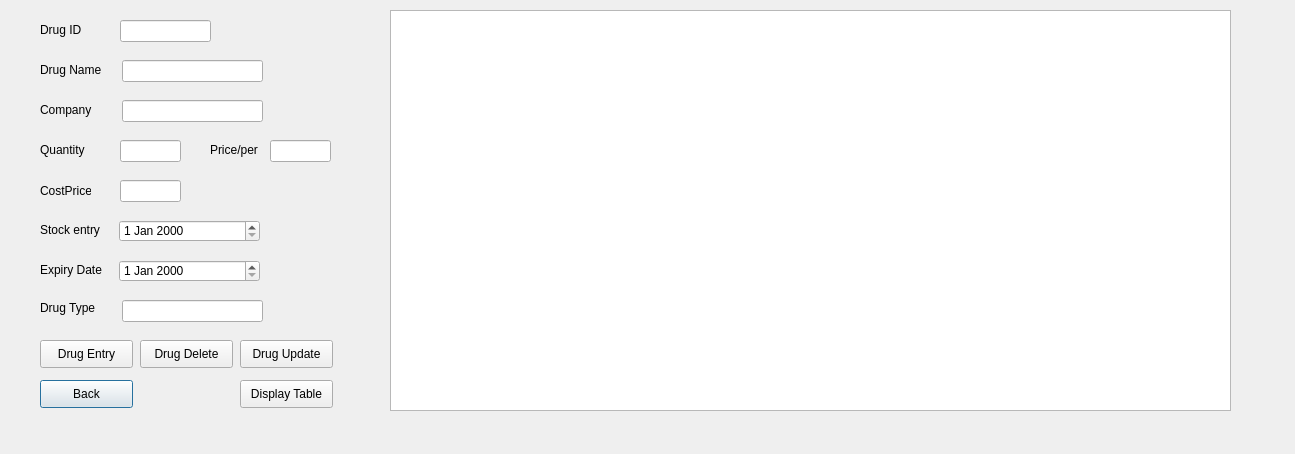
<?xml version="1.0" encoding="UTF-8"?>
<ui version="4.0">
 <class>Stocks</class>
 <widget class="QDialog" name="Stocks">
  <property name="geometry">
   <rect>
    <x>0</x>
    <y>0</y>
    <width>1295</width>
    <height>454</height>
   </rect>
  </property>
  <property name="windowTitle">
   <string/>
  </property>
  <widget class="QPushButton" name="pushButton">
   <property name="geometry">
    <rect>
     <x>40</x>
     <y>380</y>
     <width>93</width>
     <height>28</height>
    </rect>
   </property>
   <property name="text">
    <string>Back</string>
   </property>
  </widget>
  <widget class="QLabel" name="label">
   <property name="geometry">
    <rect>
     <x>40</x>
     <y>20</y>
     <width>55</width>
     <height>20</height>
    </rect>
   </property>
   <property name="text">
    <string>Drug ID</string>
   </property>
  </widget>
  <widget class="QLabel" name="label_2">
   <property name="geometry">
    <rect>
     <x>40</x>
     <y>60</y>
     <width>71</width>
     <height>20</height>
    </rect>
   </property>
   <property name="text">
    <string>Drug Name</string>
   </property>
  </widget>
  <widget class="QLabel" name="label_3">
   <property name="geometry">
    <rect>
     <x>40</x>
     <y>140</y>
     <width>55</width>
     <height>20</height>
    </rect>
   </property>
   <property name="text">
    <string>Quantity</string>
   </property>
  </widget>
  <widget class="QLabel" name="label_4">
   <property name="geometry">
    <rect>
     <x>40</x>
     <y>100</y>
     <width>55</width>
     <height>20</height>
    </rect>
   </property>
   <property name="text">
    <string>Company</string>
   </property>
  </widget>
  <widget class="QLineEdit" name="lineEdit_did">
   <property name="geometry">
    <rect>
     <x>120</x>
     <y>20</y>
     <width>91</width>
     <height>22</height>
    </rect>
   </property>
  </widget>
  <widget class="QLineEdit" name="lineEdit_dname">
   <property name="geometry">
    <rect>
     <x>122</x>
     <y>60</y>
     <width>141</width>
     <height>22</height>
    </rect>
   </property>
  </widget>
  <widget class="QLineEdit" name="lineEdit_cmpny">
   <property name="geometry">
    <rect>
     <x>122</x>
     <y>100</y>
     <width>141</width>
     <height>22</height>
    </rect>
   </property>
  </widget>
  <widget class="QLineEdit" name="lineEdit_qntty">
   <property name="geometry">
    <rect>
     <x>120</x>
     <y>140</y>
     <width>61</width>
     <height>22</height>
    </rect>
   </property>
  </widget>
  <widget class="QDateEdit" name="dateEdit_sdentry">
   <property name="geometry">
    <rect>
     <x>119</x>
     <y>220</y>
     <width>141</width>
     <height>22</height>
    </rect>
   </property>
  </widget>
  <widget class="QLabel" name="label_5">
   <property name="geometry">
    <rect>
     <x>40</x>
     <y>220</y>
     <width>71</width>
     <height>20</height>
    </rect>
   </property>
   <property name="text">
    <string>Stock entry</string>
   </property>
  </widget>
  <widget class="QLabel" name="label_6">
   <property name="geometry">
    <rect>
     <x>40</x>
     <y>260</y>
     <width>71</width>
     <height>20</height>
    </rect>
   </property>
   <property name="text">
    <string>Expiry Date</string>
   </property>
  </widget>
  <widget class="QDateEdit" name="dateEdit_edentry">
   <property name="geometry">
    <rect>
     <x>119</x>
     <y>260</y>
     <width>141</width>
     <height>22</height>
    </rect>
   </property>
  </widget>
  <widget class="QLabel" name="label_7">
   <property name="geometry">
    <rect>
     <x>210</x>
     <y>140</y>
     <width>61</width>
     <height>20</height>
    </rect>
   </property>
   <property name="text">
    <string>Price/per</string>
   </property>
  </widget>
  <widget class="QLineEdit" name="lineEdit_price">
   <property name="geometry">
    <rect>
     <x>270</x>
     <y>140</y>
     <width>61</width>
     <height>22</height>
    </rect>
   </property>
  </widget>
  <widget class="QTableView" name="tableView">
   <property name="geometry">
    <rect>
     <x>390</x>
     <y>10</y>
     <width>841</width>
     <height>401</height>
    </rect>
   </property>
  </widget>
  <widget class="QPushButton" name="pushButton_entrybtn">
   <property name="geometry">
    <rect>
     <x>40</x>
     <y>340</y>
     <width>93</width>
     <height>28</height>
    </rect>
   </property>
   <property name="text">
    <string>Drug Entry</string>
   </property>
  </widget>
  <widget class="QPushButton" name="pushButton_updbtn">
   <property name="geometry">
    <rect>
     <x>240</x>
     <y>340</y>
     <width>93</width>
     <height>28</height>
    </rect>
   </property>
   <property name="text">
    <string>Drug Update</string>
   </property>
  </widget>
  <widget class="QLabel" name="label_8">
   <property name="geometry">
    <rect>
     <x>40</x>
     <y>300</y>
     <width>61</width>
     <height>16</height>
    </rect>
   </property>
   <property name="text">
    <string>Drug Type</string>
   </property>
  </widget>
  <widget class="QLineEdit" name="lineEdit_dtype">
   <property name="geometry">
    <rect>
     <x>122</x>
     <y>300</y>
     <width>141</width>
     <height>22</height>
    </rect>
   </property>
  </widget>
  <widget class="QPushButton" name="pushButton_2">
   <property name="geometry">
    <rect>
     <x>140</x>
     <y>340</y>
     <width>93</width>
     <height>28</height>
    </rect>
   </property>
   <property name="text">
    <string>Drug Delete</string>
   </property>
  </widget>
  <widget class="QPushButton" name="pushButton_drdisplay">
   <property name="geometry">
    <rect>
     <x>240</x>
     <y>380</y>
     <width>93</width>
     <height>28</height>
    </rect>
   </property>
   <property name="text">
    <string>Display Table</string>
   </property>
  </widget>
  <widget class="QLabel" name="label_9">
   <property name="geometry">
    <rect>
     <x>40</x>
     <y>180</y>
     <width>51</width>
     <height>21</height>
    </rect>
   </property>
   <property name="text">
    <string>CostPrice</string>
   </property>
  </widget>
  <widget class="QLineEdit" name="lineEdit_cp">
   <property name="geometry">
    <rect>
     <x>120</x>
     <y>180</y>
     <width>61</width>
     <height>22</height>
    </rect>
   </property>
  </widget>
 </widget>
 <resources/>
 <connections/>
</ui>
